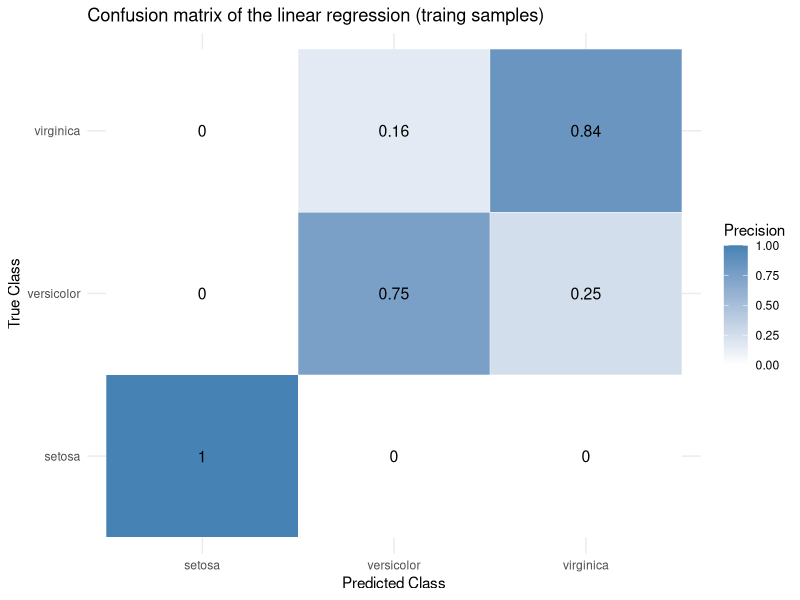
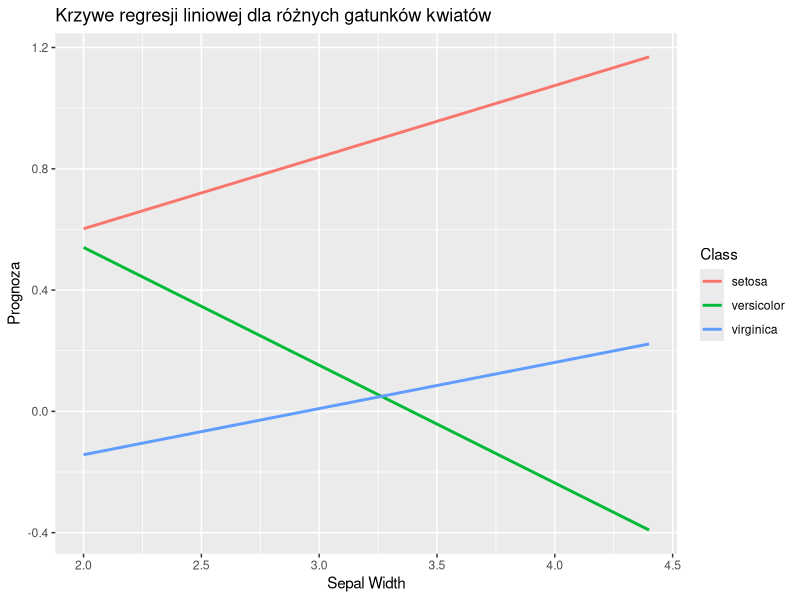
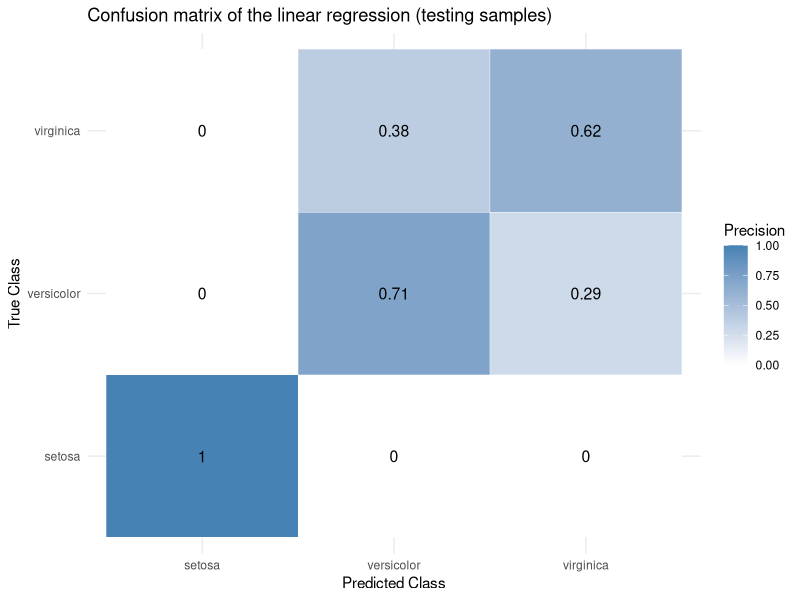

These charts were generated, in order, by the following R code:
## ---- chunk 1
knitr::opts_chunk$set(echo = FALSE, cache = FALSE)
knitr::opts_chunk$set(warning = FALSE, message = FALSE, include = FALSE) 
knitr::opts_chunk$set(fig.pos = "H", out.extra = '', fig.align = "center",
                      fig.height = 4, fig.width =6)
knitr::opts_chunk$set(dev.args = list(encoding = "CP1250.ENC"))

## ---- chunk 2
# Import necessary librarries
library("datasets")
library("caret")
library("reshape2")
## ---- chunk 3
iris_df <- iris
## ---- chunk 4
split_ratio <- 0.7

train_indices <- sample(seq_len(nrow(iris_df)), size = split_ratio * nrow(iris_df))

train_data <- iris_df[train_indices, ]
test_data  <- iris_df[-train_indices, ]
## ---- chunk 5
# Extract class labels
classes <- unique(iris_df$Species)

predictors <- c("Sepal.Length","Sepal.Width", "Petal.Length", "Petal.Width")

# Function to fit one-vs-rest linear regression model for a given class
model_fitter <- function(train_data, cls) {
  binary_response <- ifelse(train_data$Species == cls, 1, 0)
  lm(binary_response ~ Sepal.Length + Sepal.Width + Petal.Length + Petal.Width,
     data = train_data)
}

# Train a model for each class
models <- lapply(classes, function(cls) model_fitter(train_data, cls))

# Function to predict class with the highest predicted value
predict_multiclass <- function(data, models) {
  preds <- sapply(models, function(model) predict(model, newdata = data))
  preds <- as.matrix(preds)
  colnames(preds) <- classes
  
  max_indices <- apply(preds, 1, which.max)
  predicted_classes <- factor(classes[max_indices], levels = classes)
  
  return(predicted_classes)
}

## ---- chunk 6
# Predict ondata
predicted.classes <- predict_multiclass(iris_df, models)

iris_df$Predicted.Species <- predicted.classes
## ---- chunk 7
# Find the true labels
G <- iris_df[train_indices, "Species"]

# Find the predicted labels
G.hat <- predicted.classes[train_indices]

# Create a confussion matrix
conf.matrix <- confusionMatrix(data = G.hat, reference = G)$table

# Normalize the matrix by columns and melt the matrix
conf.matrix <- melt(prop.table(conf.matrix, margin = 2))

# Rename the columns of the matrix
colnames(conf.matrix) <- c("Predicted.label", "True.label", "Precision")


# Plot the confussion matrix as heatmap
ggplot(conf.matrix, aes(x = Predicted.label, y = True.label, fill = Precision)) +
  geom_tile(color = "white") +
  geom_text(aes(label = round(Precision, 2)), size = 4) +
  scale_fill_gradient(low = "white", high = "steelblue") +
  labs(title = "Confusion matrix of the linear regression (traing samples)",
       x = "Predicted Class", y = "True Class", fill = "Precision") +
  theme_minimal()
## ---- chunk 8
library(ggplot2)
library(rlang)
library(dplyr)

create_linreg_data <- function(class, predictor = "Sepal.Length"){
  class_idx <- which(classes == class)
  model_do_wykresu <- models[[class_idx]] # Pobiera model dla danej klasy
  wspolczynniki <- coef(model_do_wykresu)  # Pobiera współczynniki modelu
  
  przewidywane_wartosci <- wspolczynniki[1]  + wspolczynniki[predictor] * train_data[[predictor]] # Oblicza przewidywane wartości
  wartosci_regresji <- data.frame("X" = train_data[[predictor]], # Tworzy ramkę danych
                                   "Y" = przewidywane_wartosci,
                                   "Class" = class)
  colnames(wartosci_regresji) = c(predictor, "Y", "Class") # Ustawia nazwy kolumn
  return(wartosci_regresji)
}
## ---- chunk 9
predictor <- "Sepal.Width" # Wybiera predyktor

dfs <- lapply(classes, function(x) {create_linreg_data(x, predictor)}) # Tworzy listę ramek danych
combined_df <- bind_rows(dfs) # Łączy ramki danych

# Tworzy wykres liniowy
p1 <- ggplot(combined_df, aes(x = !!sym(predictor), y = Y, color = Class)) +
  geom_line(size = 1) +
  labs(title = "Krzywe regresji liniowej dla różnych gatunków kwiatów",
       x = gsub("\\.", " ", predictor), # Etykieta osi X
       y = "Prognoza", # Etykieta osi Y
       color = "Class") # Etykieta legendy 
print(p1)
## ---- chunk 10
# Find the true labels
G <- iris_df[-train_indices, "Species"]

# Find the predicted labels
G.hat <- predicted.classes[-train_indices]

# Create a confussion matrix
conf.matrix <- confusionMatrix(data = G.hat, reference = G)$table

# Normalize the matrix by columns and melt the matrix
conf.matrix <- melt(prop.table(conf.matrix, margin = 2))

# Rename the columns of the matrix
colnames(conf.matrix) <- c("Predicted.label", "True.label", "Precision")


# Plot the confussion matrix as heatmap
ggplot(conf.matrix, aes(x = Predicted.label, y = True.label, fill = Precision)) +
  geom_tile(color = "white") +
  geom_text(aes(label = round(Precision, 2)), size = 4) +
  scale_fill_gradient(low = "white", high = "steelblue") +
  labs(title = "Confusion matrix of the linear regression (testing samples)",
       x = "Predicted Class", y = "True Class", fill = "Precision") +
  theme_minimal()
## ---- chunk 11
colnames(iris_df)[1:4] = c("SL", "SW", "PL", "PW")

iris_df
